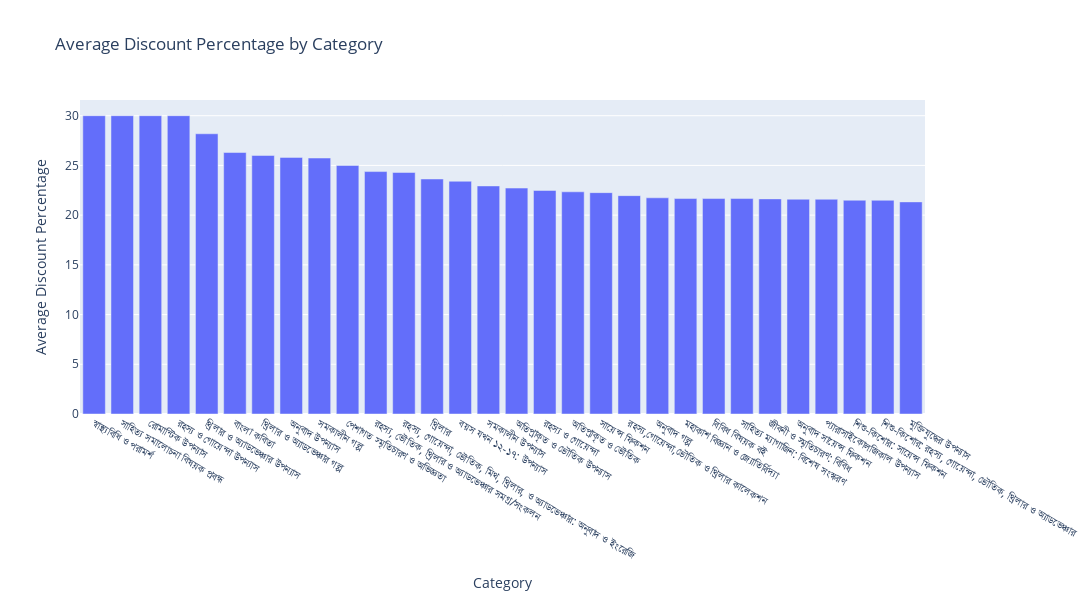

Notebook code cell kept with this figure:
### Code cell
# Group by 'Category' and calculate average discount percentage
avg_discount_by_category = df.groupby('Category')['Discount Percentage'].mean().reset_index()

# Sort to find categories with highest average discount percentages
highest_avg_discount_categories = avg_discount_by_category.sort_values(by='Discount Percentage', ascending=False)

# Plotting using Plotly
fig = px.bar(highest_avg_discount_categories, x='Category', y='Discount Percentage',
             title='Average Discount Percentage by Category',
             labels={'Category': 'Category', 'Discount Percentage': 'Average Discount Percentage'})

# Adjust the figure size
fig.update_layout(
    width=1300,  # Set the width of the figure
    height=600   # Set the height of the figure
)
iplot(fig)

### Figure 1 — Plotly figure (JSON) as saved in the notebook; plotly's stock layout.template omitted (floating-point values rounded to 4 significant figures)
{"data": [{"alignmentgroup": "True", "hovertemplate": "Category=%{x}<br>Average Discount Percentage=%{y}<extra></extra>", "legendgroup": "", "marker": {"color": "#636efa", "pattern": {"shape": ""}}, "name": "", "offsetgroup": "", "orientation": "v", "showlegend": false, "textposition": "auto", "type": "bar", "x": ["স্বাস্থ্যবিধি ও পরামর্শ", "সাহিত্য সমালোচনা বিষয়ক প্রবন্ধ", "রোমান্টিক উপন্যাস", "রহস্য ও গোয়েন্দা উপন্যাস", "থ্রিলার ও অ্যাডভেঞ্চার উপন্যাস", "বাংলা কবিতা", "থ্রিলার ও অ্যাডভেঞ্চার গল্প", "অনুবাদ উপন্যাস", "সমকালীন গল্প", "পেশাগত স্মৃতিচারণ ও অভিজ্ঞতা", "রহস্য, ভৌতিক, থ্রিলার ও অ্যাডভেঞ্চার সমগ্র/সংকলন", "রহস্য, গোয়েন্দা, ভৌতিক, মিথ, থ্রিলার, ও অ্যাডভেঞ্চার: অনুবাদ ও ইংরেজি", "থ্রিলার", "বয়স যখন ১২-১৭: উপন্যাস", "সমকালীন উপন্যাস", "অতিপ্রাকৃত ও ভৌতিক উপন্যাস", "রহস্য ও গোয়েন্দা", "অতিপ্রাকৃত ও ভৌতিক", "সায়েন্স ফিকশন", "রহস্য,গোয়েন্দা,ভৌতিক ও থ্রিলার কালেকশন", "অনুবাদ গল্প", "মহাকাশ বিজ্ঞান ও জ্যোতির্বিদ্যা", "বিবিধ বিষয়ক বই", "সাহিত্য ম্যাগাজিন: বিশেষ সংস্করণ", "জীবনী ও স্মৃতিচারণ: বিবিধ", "অনুবাদ সায়েন্স ফিকশন", "প্যারাসাইকোলজিকাল উপন্যাস", "শিশু-কিশোর: সায়েন্স ফিকশন", "শিশু-কিশোর: রহস্য, গোয়েন্দা, ভৌতিক, থ্রিলার ও অ্যাডভেঞ্চার", "মুক্তিযুদ্ধের উপন্যাস"], "xaxis": "x", "y": [30, 30, 30, 30, 28.18, 26.3, 26, 25.81, 25.74, 25, 24.38, 24.29, 23.63, 23.41, 22.94, 22.72, 22.48, 22.35, 22.26, 21.96, 21.74, 21.67, 21.67, 21.67, 21.63, 21.6, 21.6, 21.5, 21.49, 21.33], "yaxis": "y"}], "layout": {"barmode": "relative", "height": 600, "legend": {"tracegroupgap": 0}, "title": {"text": "Average Discount Percentage by Category"}, "width": 1300, "xaxis": {"anchor": "y", "domain": [0, 1], "title": {"text": "Category"}}, "yaxis": {"anchor": "x", "domain": [0, 1], "title": {"text": "Average Discount Percentage"}}}}
